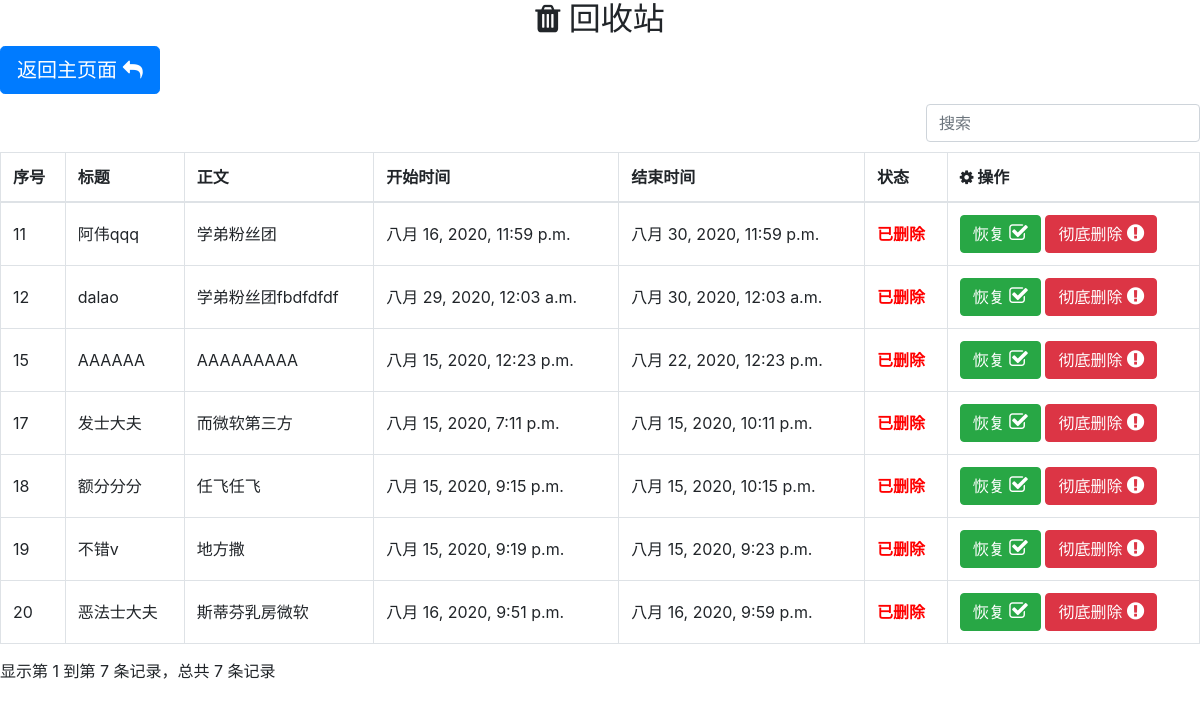
The app's page /app/recover_page/, older data.
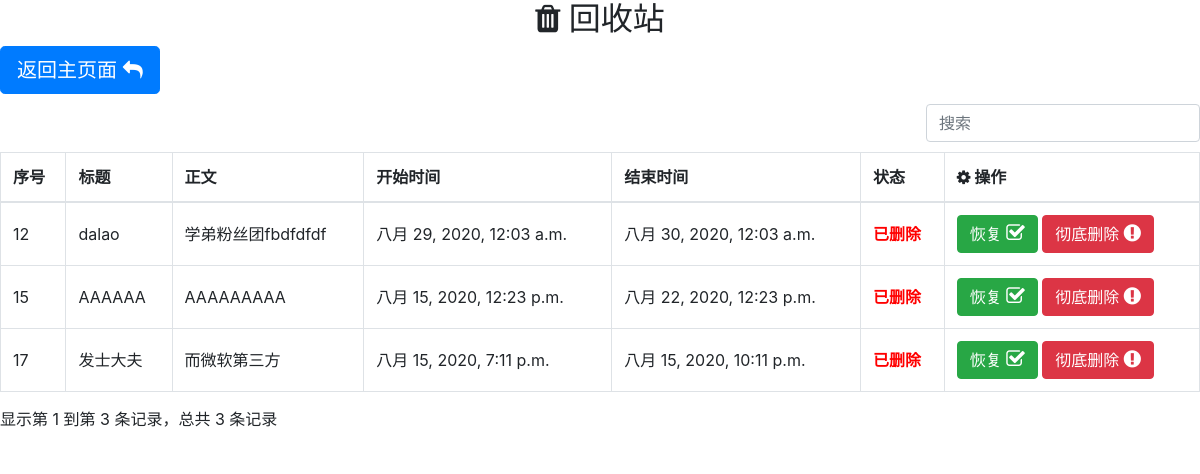
The same page, newer data.
### app/models.py (models this page shows)
class Note(models.Model):
    choices = (
        ('U', 'Underway'),
        ('F', 'Finish'),
        ('D', 'Deleted'),
        ('O', 'Overtime'),
        ('P', 'Plan')
    )
    name = models.CharField(verbose_name='标题', max_length=5)
    text = models.TextField(verbose_name='内容', max_length=20)
    s_time = models.DateTimeField(verbose_name='开始时间')
    e_time = models.DateTimeField(verbose_name='结束时间')
    status = models.CharField(verbose_name='状态', default='U', choices=choices, max_length=1)

### app/views.py (the view)
# urls.py: path('recover_page/', views.recover_page),
def recover_page(request):
    notes = [i for i in Note.objects.filter(status='D')]
    return render(request, 'recover.html', {'note': notes})

### app/templates/recover.html (shortened to what this page needs)
<!DOCTYPE html>
<html lang="en">
<head>
    {% load static %}
    <link rel="stylesheet" href="{% static 'css/bootstrap.min.css' %}">
    <link rel="stylesheet" href="{% static 'css/sweetalert.css' %}">
    <link rel="stylesheet" href="{% static 'css/bootstrap-table.min.css' %}">
    <link rel="stylesheet" href="https://cdn.staticfile.org/font-awesome/4.7.0/css/font-awesome.css">
</head>
<body>
<div style="text-align: center;">
    <h2><i class="fa fa-trash"></i>
        回收站
    </h2>
</div>
<button type="button" class="btn btn-primary btn-lg" id="backMain">返回主页面
    <i class="fa fa-reply" aria-hidden="true" style="font-size:20px"></i>
</button>
<table id="noteList" class="table table-hover">
    <thead>
    <tr>
        <th>序号</th>
        <th>标题</th>
        <th>正文</th>
        <th>开始时间</th>
        <th>结束时间</th>
        <th>状态</th>
        <th>
            <i class="fa fa-cog"></i>
            操作
        </th>
    </tr>
    </thead>
    <tbody>
    {% for i in note %}
        <tr>
            <td>{{ i.id }}</td>
            <td>{{ i.name }}</td>
            <td>{{ i.text }}</td>
            <td>{{ i.s_time }}</td>
            <td>{{ i.e_time }}</td>
            <td class="danger">已删除</td>
            <td>
                <button type="button" class="btn btn-success" id="recoverBtn" onclick=recoverNote("{{ i.id }}")>恢复
                    <i class="fa fa-check-square-o" style="font-size:20px"></i>
                </button>
                <button type="button" class="btn btn-danger" onclick=ruinNote("{{ i.id }}")>彻底删除
                    <i class="fa fa-exclamation-circle" style="font-size:20px"></i>
                </button>
            </td>
        </tr>
    {% endfor %}
    </tbody>
</table>
</body>
</html>

Row changes from the older to the newer data that the page shows:
no longer on this page (row edited): Note: id "11", name "阿伟qqq", text "学弟粉丝团", s_time "八月 16, 2020, 11:59 p.m.", e_time "八月 30, 2020, 11:59 p.m."
no longer on this page (row edited): Note: id "18", name "额分分分", text "任飞任飞", s_time "八月 15, 2020, 9:15 p.m.", e_time "八月 15, 2020, 10:15 p.m."
no longer on this page (row edited): Note: id "19", name "不错v", text "地方撒", s_time "八月 15, 2020, 9:19 p.m.", e_time "八月 15, 2020, 9:23 p.m."
no longer on this page (row edited): Note: id "20", name "恶法士大夫", text "斯蒂芬乳房微软", s_time "八月 16, 2020, 9:51 p.m.", e_time "八月 16, 2020, 9:59 p.m."
Text that changed along with them:
text written by a page script: "显示第 1 到第 7 条记录，总共 7 条记录" → "显示第 1 到第 3 条记录，总共 3 条记录"
